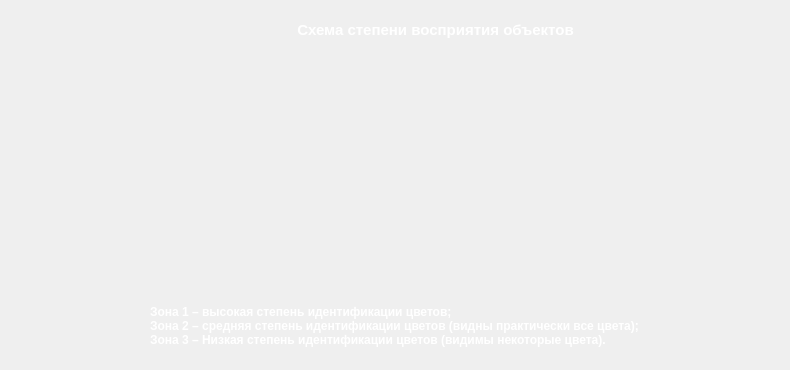
            <widget class="QWidget" name="page_2">
             <widget class="QLabel" name="label_24">
              <property name="geometry">
               <rect>
                <x>150</x>
                <y>290</y>
                <width>591</width>
                <height>71</height>
               </rect>
              </property>
              <property name="font">
               <font>
                <weight>75</weight>
                <bold>true</bold>
               </font>
              </property>
              <property name="styleSheet">
               <string notr="true">color: rgb(255, 255, 255);
background-color: transparent;</string>
              </property>
              <property name="text">
               <string>Зона 1 – высокая степень идентификации цветов;
Зона 2 – средняя степень идентификации цветов (видны практически все цвета);
Зона 3 – Низкая степень идентификации цветов (видимы некоторые цвета).</string>
              </property>
             </widget>
             <widget class="QLabel" name="label_18">
              <property name="geometry">
               <rect>
                <x>110</x>
                <y>70</y>
                <width>671</width>
                <height>211</height>
               </rect>
              </property>
              <property name="text">
               <string/>
              </property>
              <property name="pixmap">
               <pixmap>metod_materialy/shem_step_vospr_obj.png</pixmap>
              </property>
              <property name="scaledContents">
               <bool>true</bool>
              </property>
             </widget>
             <widget class="QLabel" name="label_13">
              <property name="geometry">
               <rect>
                <x>150</x>
                <y>20</y>
                <width>571</width>
                <height>20</height>
               </rect>
              </property>
              <property name="font">
               <font>
                <pointsize>11</pointsize>
                <weight>75</weight>
                <bold>true</bold>
               </font>
              </property>
              <property name="mouseTracking">
               <bool>false</bool>
              </property>
              <property name="layoutDirection">
               <enum>Qt::LeftToRight</enum>
              </property>
              <property name="styleSheet">
               <string notr="true">color: rgb(255, 255, 255);
background-color: transparent;</string>
              </property>
              <property name="text">
               <string>Схема степени восприятия объектов</string>
              </property>
              <property name="alignment">
               <set>Qt::AlignCenter</set>
              </property>
             </widget>
            </widget>
